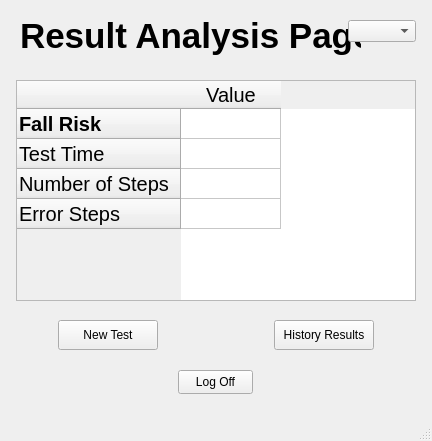
<?xml version="1.0" encoding="UTF-8"?>
<ui version="4.0">
 <class>MainWindow</class>
 <widget class="QMainWindow" name="MainWindow">
  <property name="geometry">
   <rect>
    <x>0</x>
    <y>0</y>
    <width>432</width>
    <height>441</height>
   </rect>
  </property>
  <property name="windowTitle">
   <string>Result Analysis Page</string>
  </property>
  <widget class="QWidget" name="centralwidget">
   <widget class="QTableWidget" name="tableWidget_Results">
    <property name="geometry">
     <rect>
      <x>16</x>
      <y>80</y>
      <width>400</width>
      <height>221</height>
     </rect>
    </property>
    <property name="cursor" stdset="0">
     <cursorShape>OpenHandCursor</cursorShape>
    </property>
    <property name="layoutDirection">
     <enum>Qt::LayoutDirection::LeftToRight</enum>
    </property>
    <row>
     <property name="text">
      <string>Fall Risk</string>
     </property>
     <property name="font">
      <font>
       <pointsize>15</pointsize>
       <italic>false</italic>
       <bold>true</bold>
       <strikeout>false</strikeout>
      </font>
     </property>
    </row>
    <row>
     <property name="text">
      <string>Test Time</string>
     </property>
     <property name="font">
      <font>
       <pointsize>15</pointsize>
      </font>
     </property>
    </row>
    <row>
     <property name="text">
      <string>Number of Steps</string>
     </property>
     <property name="font">
      <font>
       <pointsize>15</pointsize>
      </font>
     </property>
    </row>
    <row>
     <property name="text">
      <string>Error Steps</string>
     </property>
     <property name="font">
      <font>
       <pointsize>15</pointsize>
      </font>
     </property>
    </row>
    <column>
     <property name="text">
      <string>Value</string>
     </property>
     <property name="font">
      <font>
       <pointsize>15</pointsize>
      </font>
     </property>
    </column>
    <item row="0" column="0">
     <property name="text">
      <string/>
     </property>
     <property name="font">
      <font>
       <pointsize>15</pointsize>
       <bold>true</bold>
      </font>
     </property>
    </item>
    <item row="1" column="0">
     <property name="text">
      <string/>
     </property>
     <property name="font">
      <font>
       <pointsize>15</pointsize>
      </font>
     </property>
    </item>
    <item row="2" column="0">
     <property name="text">
      <string/>
     </property>
     <property name="font">
      <font>
       <pointsize>15</pointsize>
      </font>
     </property>
    </item>
    <item row="3" column="0">
     <property name="text">
      <string/>
     </property>
     <property name="font">
      <font>
       <pointsize>15</pointsize>
      </font>
     </property>
    </item>
   </widget>
   <widget class="QLabel" name="label_Result_Page">
    <property name="geometry">
     <rect>
      <x>20</x>
      <y>10</y>
      <width>341</width>
      <height>51</height>
     </rect>
    </property>
    <property name="font">
     <font>
      <pointsize>26</pointsize>
      <bold>true</bold>
     </font>
    </property>
    <property name="text">
     <string>Result Analysis Page</string>
    </property>
   </widget>
   <widget class="QPushButton" name="HistoryResultsButton">
    <property name="geometry">
     <rect>
      <x>274</x>
      <y>320</y>
      <width>100</width>
      <height>30</height>
     </rect>
    </property>
    <property name="cursor">
     <cursorShape>OpenHandCursor</cursorShape>
    </property>
    <property name="text">
     <string>History Results</string>
    </property>
   </widget>
   <widget class="QPushButton" name="NewTestButton">
    <property name="geometry">
     <rect>
      <x>58</x>
      <y>320</y>
      <width>100</width>
      <height>30</height>
     </rect>
    </property>
    <property name="cursor">
     <cursorShape>OpenHandCursor</cursorShape>
    </property>
    <property name="text">
     <string>New Test</string>
    </property>
   </widget>
   <widget class="QPushButton" name="LogOffButton">
    <property name="geometry">
     <rect>
      <x>178</x>
      <y>370</y>
      <width>75</width>
      <height>24</height>
     </rect>
    </property>
    <property name="cursor">
     <cursorShape>OpenHandCursor</cursorShape>
    </property>
    <property name="text">
     <string>Log Off</string>
    </property>
   </widget>
   <widget class="QComboBox" name="comboBoxLanguage">
    <property name="geometry">
     <rect>
      <x>348</x>
      <y>20</y>
      <width>68</width>
      <height>22</height>
     </rect>
    </property>
    <property name="cursor">
     <cursorShape>OpenHandCursor</cursorShape>
    </property>
    <property name="currentText">
     <string/>
    </property>
    <property name="currentIndex">
     <number>-1</number>
    </property>
    <item>
     <property name="text">
      <string>English</string>
     </property>
    </item>
    <item>
     <property name="text">
      <string>עברית</string>
     </property>
    </item>
   </widget>
  </widget>
  <widget class="QMenuBar" name="menubar">
   <property name="geometry">
    <rect>
     <x>0</x>
     <y>0</y>
     <width>432</width>
     <height>22</height>
    </rect>
   </property>
  </widget>
  <widget class="QStatusBar" name="statusbar"/>
 </widget>
 <tabstops>
  <tabstop>tableWidget_Results</tabstop>
  <tabstop>NewTestButton</tabstop>
  <tabstop>HistoryResultsButton</tabstop>
  <tabstop>LogOffButton</tabstop>
 </tabstops>
 <resources/>
 <connections/>
</ui>
